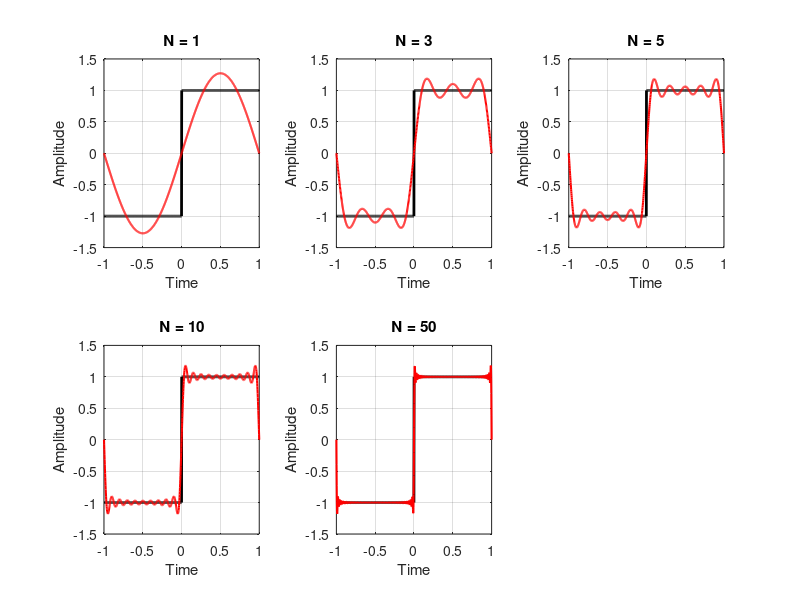

Write MATLAB code to recreate this figure. (Note: this script raises an error after producing the figure.)
clc; clear; close all;

% 시간 벡터 설정
t = linspace(-1, 1, 1000); % -1부터 1까지 1000개의 점
L = 1; % 주기 2L = 2

% 이상적인 구형파 정의
square_wave = zeros(size(t));
square_wave(t >= 0) = 1;
square_wave(t < 0) = -1;

% 푸리에 급수 근사 계산
N_terms = [1, 3, 5, 10, 50]; % 사용할 푸리에 급수 항의 개수
figure;
hold on;
for k = 1:length(N_terms)
    N = N_terms(k);
    fourier_approx = zeros(size(t));
    
    % 푸리에 급수 근사 계산
    for n = 1:2:2*N-1  % 홀수 항만 사용 (구형파의 푸리에 급수)
        fourier_approx = fourier_approx + (4/pi) * (1/n) * sin(n * pi * t / L);
    end
    
    % 그래프 출력
    subplot(2, 3, k);
    plot(t, square_wave, 'k', 'LineWidth', 2); hold on;
    plot(t, fourier_approx, 'r', 'LineWidth', 1.5);
    title(['N = ', num2str(N)]);
    ylim([-1.5, 1.5]);
    xlabel('Time');
    ylabel('Amplitude');
    grid on;
end

% 전체 제목
sgtitle('Gibbs Phenomenon in Fourier Series Approximation');
hold off;